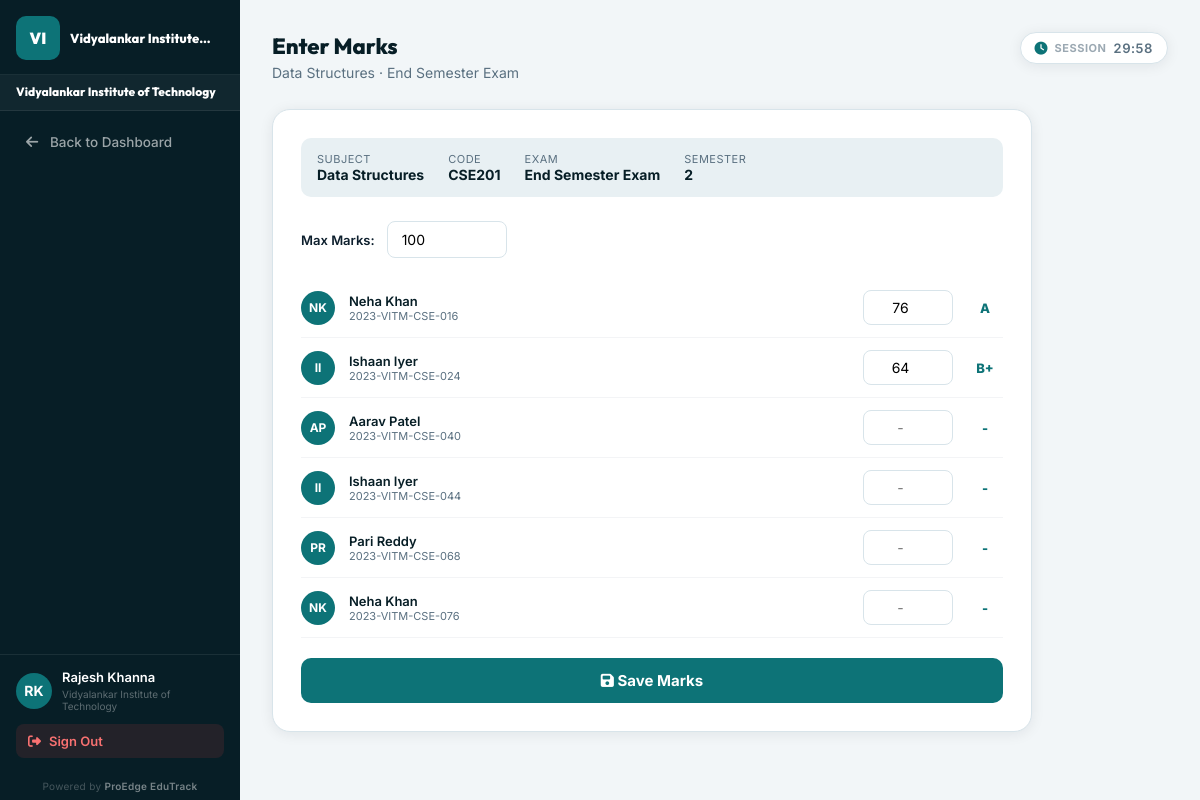
Page /dashboard/faculty/marks/357/21/ (signed in) on the earlier database version.
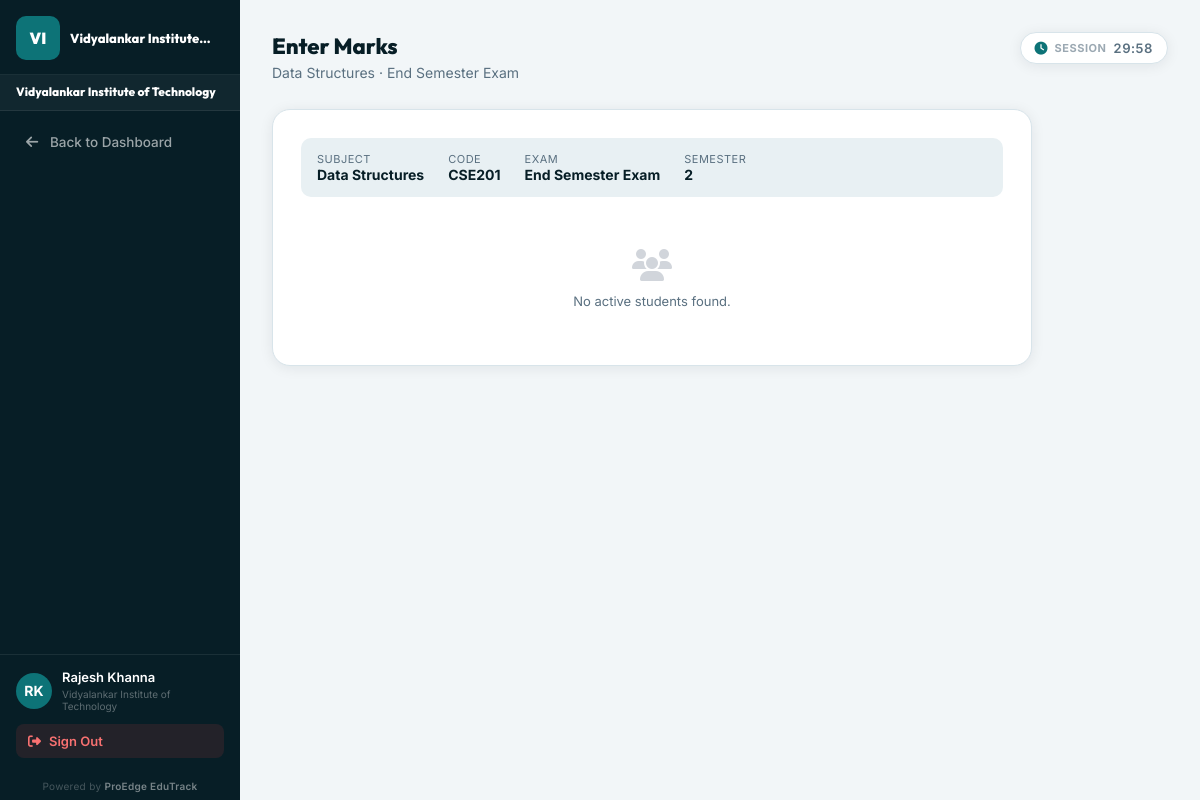
Same page on the later database version.
### students/models.py (models this page shows, shortened)
class Marks(models.Model):
    class Meta:
        unique_together = ('student', 'subject', 'exam')
    student = models.ForeignKey(Student, on_delete=models.CASCADE)
    subject = models.ForeignKey(Subject, on_delete=models.CASCADE)
    exam = models.ForeignKey(Exam, on_delete=models.CASCADE)
    marks_obtained = models.FloatField()
    max_marks = models.FloatField()
    grade = models.CharField(max_length=5, null=True, blank=True)

class Student(models.Model):
    user = models.OneToOneField(User, on_delete=models.CASCADE)
    roll_number = models.CharField(max_length=50, unique=True)
    department = models.ForeignKey(Department, on_delete=models.CASCADE)
    admission_year = models.IntegerField()
    current_semester = models.IntegerField()
    section = models.CharField(max_length=10, blank=True, default='')
    STATUS_CHOICES = (
        ('ACTIVE', 'Active'),
        ('GRADUATED', 'Graduated'),
        ('DROPPED', 'Dropped'),
    )
    status = models.CharField(max_length=20, choices=STATUS_CHOICES, default='ACTIVE')
    created_at = models.DateTimeField(auto_now_add=True)
    is_deleted = models.BooleanField(default=False)

### students/views/_legacy.py (the view, shortened to what this page needs)
# urls.py: path('dashboard/faculty/marks/<int:subject_id>/<int:exam_id>/', views.faculty_enter_marks, name='faculty_enter_marks'),
@login_required
def faculty_enter_marks(request, subject_id, exam_id):
    try:
        faculty = Faculty.objects.get(user=request.user)
    except Faculty.DoesNotExist:
        return redirect('dashboard')
    faculty_subject = get_object_or_404(
        FacultySubject.objects.select_related('subject'),
        faculty=faculty,
        subject_id=subject_id,
    )
    subject = faculty_subject.subject
    exam = get_object_or_404(Exam, pk=exam_id, college=faculty.department.college)
    if exam.semester != subject.semester:
        raise PermissionDenied('This exam does not match the subject semester.')
    students = Student.objects.filter(
        department=subject.department,
        current_semester=subject.semester,
        status='ACTIVE'
    ).select_related('user').order_by('roll_number')
    existing_marks = {m.student_id: m for m in Marks.objects.filter(subject=subject, exam=exam)}
    student_rows = [{'student': student, 'existing_mark': existing_marks.get(student.id)} for student in students]
    context = {
        'subject': subject, 'exam': exam,
        'students': students,
        'student_rows': student_rows,
    }
    return render(request, 'faculty/enter_marks.html', context)

### students/context_processors.py (called while the page is built)
def college_branding(request):
    if not request.user.is_authenticated or request.user.is_superuser:
        return {}
    try:
        role = UserRole.objects.select_related('college').get(user=request.user)
        college = role.college
    except UserRole.DoesNotExist:
        return {}
    if not college:
        return {'college': None, 'branding': None}
    branding, _ = CollegeBranding.objects.get_or_create(college=college)
    return {'college': college, 'branding': branding}

### templates/faculty/enter_marks.html (shortened to what this page needs)
{% extends 'dashboards/base_dashboard.html' %}
{% block page_title %}Enter Marks{% endblock %}
{% block page_sub %}{{ subject.name }} · {{ exam.name }}{% endblock %}
{% block sidebar_links %}
<a href="{% url 'faculty_dashboard' %}" class="sb-link"><i class="fas fa-arrow-left"></i> Back to Dashboard</a>
{% endblock %}
{% block dashboard_content %}
<div class="marks-form">
  <div class="info-bar">
    <div class="info-item"><div class="lbl">Subject</div><div class="val">{{ subject.name }}</div></div>
    <div class="info-item"><div class="lbl">Code</div><div class="val">{{ subject.code }}</div></div>
    <div class="info-item"><div class="lbl">Exam</div><div class="val">{{ exam.name }}</div></div>
    <div class="info-item"><div class="lbl">Semester</div><div class="val">{{ subject.semester }}</div></div>
  </div>
  {% if student_rows %}
  <form method="POST">
    <div class="max-marks-row">
      <label>Max Marks:</label>
      <input type="number" name="max_marks" id="max-marks" value="{% if student_rows.0.existing_mark %}{{ student_rows.0.existing_mark.max_marks|floatformat:'-1' }}{% else %}100{% endif %}" min="1" max="200" class="max-input" onchange="updateGrades()"/>
    </div>
    {% for row in student_rows %}
    <div class="student-row">
      <div class="s-avatar">{{ row.student.user.first_name|first|upper }}{{ row.student.user.last_name|first|upper }}</div>
      <div style="flex:1">
        <div style="font-size:13px;font-weight:600;color:var(--deep)">{{ row.student.user.get_full_name|default:row.student.user.username }}</div>
        <div style="font-size:11px;color:var(--muted)">{{ row.student.roll_number }}</div>
      </div>
      <input type="number" name="marks_{{ row.student.id }}" class="marks-input" placeholder="-" min="0" step="0.5"
             id="marks_{{ row.student.id }}"
             value="{% if row.existing_mark %}{{ row.existing_mark.marks_obtained|floatformat:'-1' }}{% endif %}" oninput="calcGrade(this)"/>
      <div class="grade-badge" id="grade_{{ row.student.id }}">{% if row.existing_mark %}{{ row.existing_mark.grade }}{% else %}-{% endif %}</div>
    </div>
    {% endfor %}
    <button type="submit" class="submit-btn"><i class="fas fa-save"></i> Save Marks</button>
  </form>
  {% else %}
    <div class="empty"><i class="fas fa-users" style="font-size:32px;display:block;margin-bottom:12px;color:#d1d5db"></i>No active students found.</div>
  {% endif %}
</div>
{% endblock %}

Differences in the rows shown:
no longer on this page (row unchanged): Marks: max_marks "100"
no longer on this page (row edited): Student: student.user.first_name|first "N", student.user.last_name|first "K", student.user.get_full_name "Neha Khan", student.roll_number "2023-VITM-CSE-016", existing_mark.marks_obtained "76"
no longer on this page (row edited): Student: student.user.first_name|first "I", student.user.last_name|first "I", student.user.get_full_name "Ishaan Iyer", student.roll_number "2023-VITM-CSE-024", existing_mark.marks_obtained "64"
no longer on this page (row edited): Student: student.user.first_name|first "A", student.user.last_name|first "P", student.user.get_full_name "Aarav Patel", student.roll_number "2023-VITM-CSE-040"
no longer on this page (row edited): Student: student.user.first_name|first "I", student.user.last_name|first "I", student.user.get_full_name "Ishaan Iyer", student.roll_number "2023-VITM-CSE-044"
no longer on this page (row edited): Student: student.user.first_name|first "P", student.user.last_name|first "R", student.user.get_full_name "Pari Reddy", student.roll_number "2023-VITM-CSE-068"
no longer on this page (row edited): Student: student.user.first_name|first "N", student.user.last_name|first "K", student.user.get_full_name "Neha Khan", student.roll_number "2023-VITM-CSE-076"
Other differences:
text no longer shown: "Max Marks: Save Marks"
text now shown: "No active students found."
